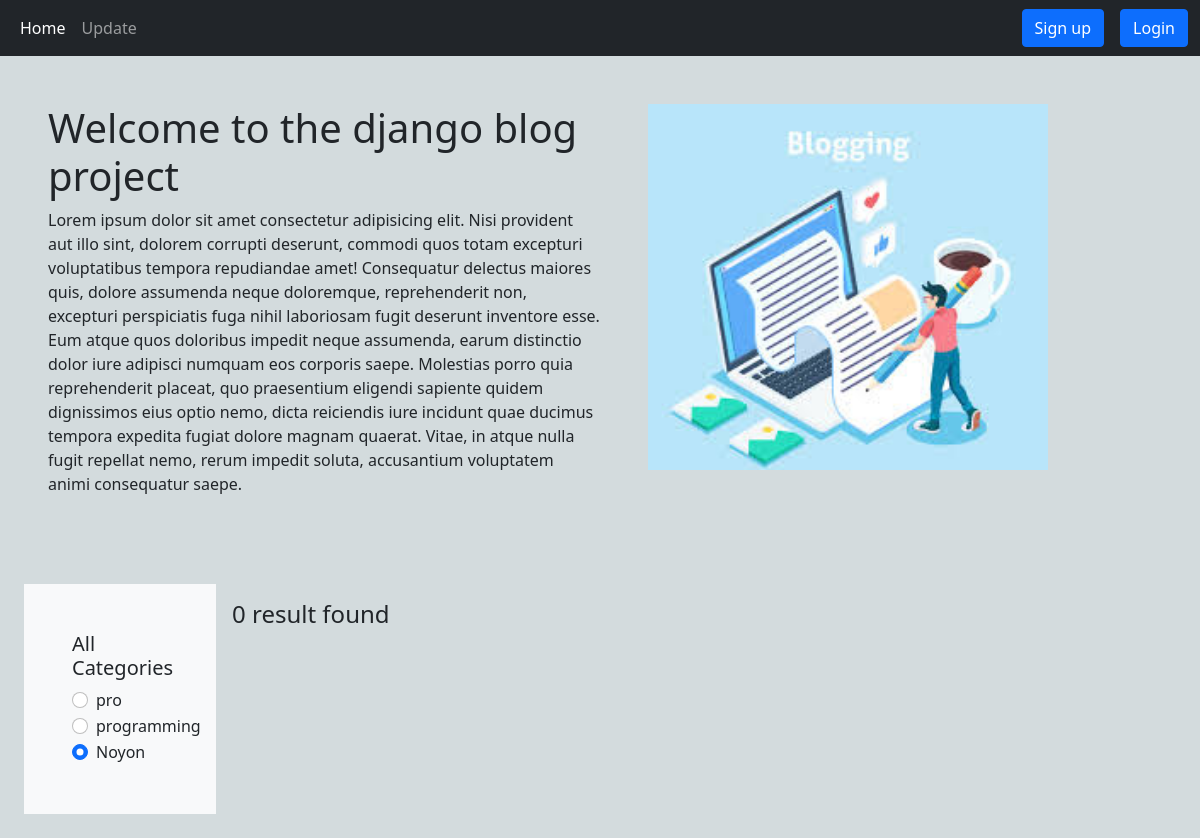
The app's page /category/noyon/, older data.
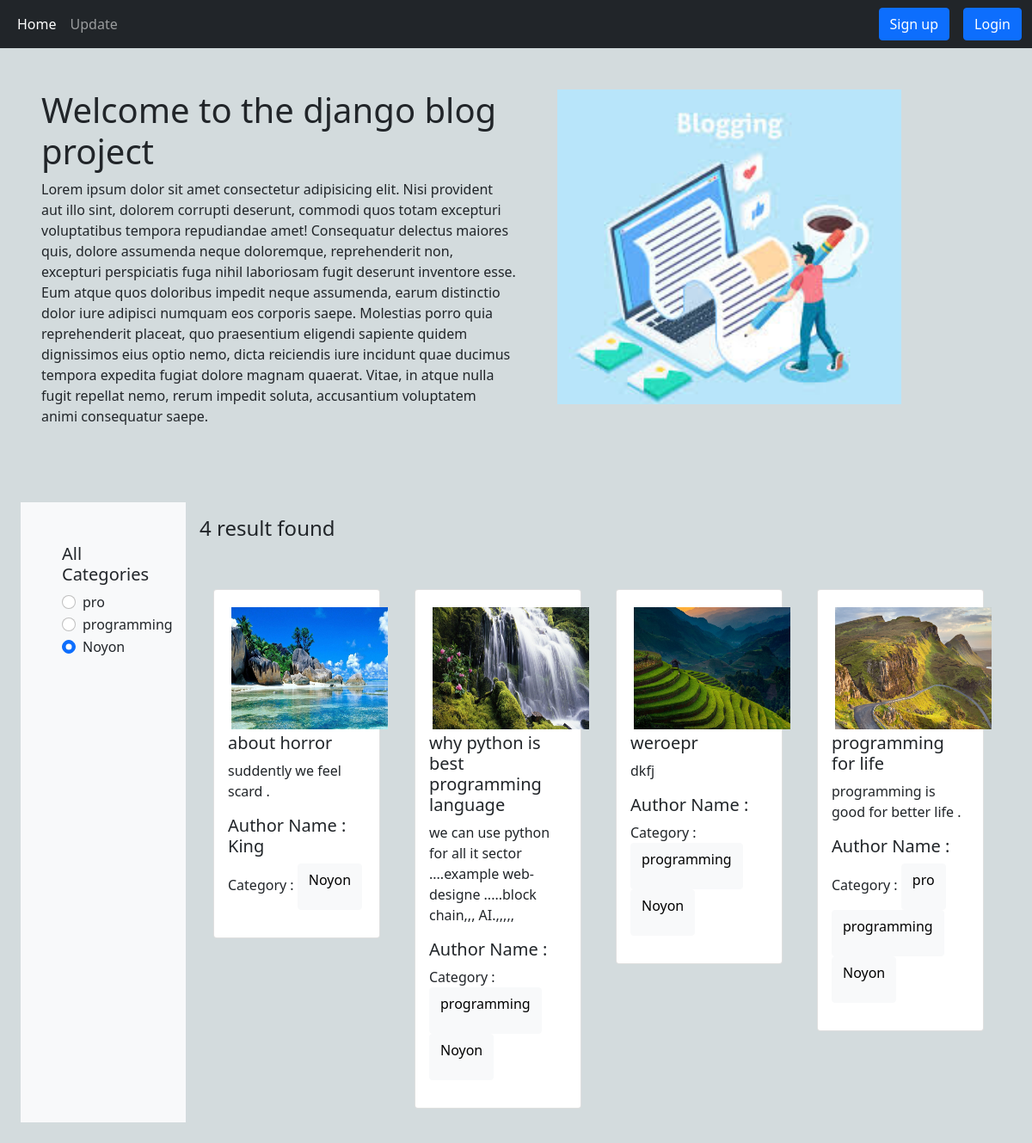
The same page, newer data.
### categories/models.py (models this page shows, shortened)
class Category(models.Model):
    categori=models.CharField(max_length=30)
    slug=models.SlugField(max_length=100,unique=True,null=True,blank=True)

### post/models.py (models this page shows, shortened)
class post(models.Model):
    title=models.CharField(max_length=50)
    content=models.TextField()
    category=models.ManyToManyField(Category)
    author=models.ForeignKey(User,on_delete=models.CASCADE)
    image=models.ImageField(upload_to='uploads/',blank=True,null=True)

### blockproject/views.py (the view)
# urls.py: path('',views.home,name="homepage"),
def home(request,category_slug=None):
    model=post.objects.all()
    if category_slug is not None:
        category=Category.objects.get(slug=category_slug)
        model=post.objects.filter(category=category)
    category=Category.objects.all()
    return render(request,'home.html',{'form':model ,'data': category})

### templates/home.html
{% extends 'index.html' %}
{% load static %}
{% block element %}
<div class="d-flex fles-wrap p-5">
<div class="col-6">
  <h1>Welcome to the django blog project</h1>
 <p>Lorem ipsum dolor sit amet consectetur adipisicing elit. Nisi provident aut illo sint, dolorem corrupti deserunt, commodi quos totam excepturi voluptatibus tempora repudiandae amet! Consequatur delectus maiores quis, dolore assumenda neque doloremque, reprehenderit non, excepturi perspiciatis fuga nihil laboriosam fugit deserunt inventore esse. Eum atque quos doloribus impedit neque assumenda, earum distinctio dolor iure adipisci numquam eos corporis saepe. Molestias porro quia reprehenderit placeat, quo praesentium eligendi sapiente quidem dignissimos eius optio nemo, dicta reiciendis iure incidunt quae ducimus tempora expedita fugiat dolore magnam quaerat. Vitae, in atque nulla fugit repellat nemo, rerum impedit soluta, accusantium voluptatem animi consequatur saepe.</p>
</div>
<div class=" col-6 px-5">
  <img style="width: 400px;" src="{% static 'blog.jpeg' %}" alt="blog picture">
</div>
</div>
<div class="d-flex fles-wrap p-4">
  <div class="col-2 p-5 bg-light">
    <h5>All Categories</h6>
    {% for d in data %}
    <div class="form-check">
      <input class="form-check-input" type="radio" name="exampleRadios" id="exampleRadios1" value="option1" checked>
      <label class="form-check-label" for="exampleRadios1">
        <a class='text-decoration-none text-dark' href="{% url 'category_slug_post' d.slug %}">{{d.categori}}</a>
      </label>
    </div>
    {% endfor %}
  </div>
  <div class="col-10 p-3">
    <h4>{{form | length}} result found</h4>
    <div class="row d-flex flex-wrap  px-2 pt-5">
      {% for itm in form %}
      <div class="col-sm-3">
        <div class="card mx-2">
          <div class="card-body">
            <img class="p-1" style="width: 190px; height: 150px;" src="{{itm.image.url}}" alt="picture">
            <h5 class="card-title"><a href="{% url 'post_details' itm.pk %}" class="text-decoration-none text-dark">{{itm.title}}</a></h5>
            <p class="card-text">{{itm.content}}</p>
            <h5>Author Name : {{itm.author.first_name}}</h3>
              <p>Category :{% for i in itm.category.all %}
                <button class="btn btn-light">
                  <p>{{i.categori}}</p>
                </button>
                {% endfor %}
              </p>
          </div>
        </div>
      </div>
      {% endfor %}
    </div>
  </div>
</div>
{%endblock%}

### templates/index.html (shortened to what this page needs)
<!DOCTYPE html>
<html lang="en">
<head>
  <link href="https://cdn.jsdelivr.net/npm/bootstrap@5.0.2/dist/css/bootstrap.min.css" rel="stylesheet"
>
</head>
<body style="background-color:#d3dbdd">
  <nav class="navbar navbar-expand-lg navbar-dark bg-dark">
    <div class="container-fluid">
      <div class="collapse navbar-collapse" id="navbarSupportedContent">
        <ul class="navbar-nav me-auto mb-2 mb-lg-0">
          <li class="nav-item">
            <a class="nav-link active" aria-current="page" href="{% url 'homepage' %}">Home</a>
          </li>
          <li class="nav-item">
            <a class="nav-link" href="#">Update</a>
          </li>
        </ul>
        <div class="d-flex">
          {% if user.is_authenticated %}
          <a class=" btn btn-primary mx-3" href="{% url 'profile_page' %}">Profile</a>
          <a class=" btn btn-primary " href="{% url 'logout_page' %}">LogOUt</a>
          {% else %}
          <a class=" btn btn-primary mx-3" href="{% url 'SignUp_page' %}">Sign up</a>
          <a class=" btn btn-primary" href="{% url 'login_page' %}">Login</a>
          {% endif %}
        </div>
      </div>
    </div>
  </nav>
  {% block element %}
  {%endblock%}
</body>
</html>

Row changes from the older to the newer data that the page shows:
now on this page (row edited): post: image (picture), title "about horror", content "suddently we feel scard .", author.first_name "King", Category (categori "Noyon")
now on this page (row edited): post: image (picture), title "why python is best programming language", content "we can use python for all it sector ....example web-designe .....block chain,,, AI.,,,,,", Category (categori "programming"), Category (categori "Noyon")
added post: image (picture), title "weroepr", content "dkfj", Category (categori "programming"), Category (categori "Noyon")
now on this page (row edited): post: image (picture), title "programming for life", content "programming is good for better life .", Category (categori "pro"), Category (categori "programming"), Category (categori "Noyon")
Text that changed along with them:
text no longer shown: "0"
text now shown: "4"
